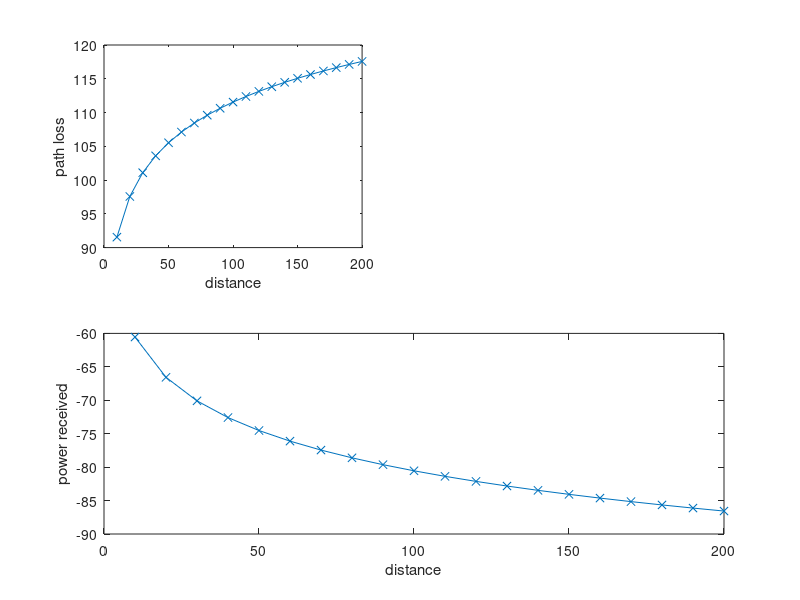

The MATLAB script that drew this image:
clc;
close all;
clear all;

hte = 100;
hre = 10;
gr = 1;
f = 900000000;
eirp = 1;

y = 300000000 / f;
amu = 43;
garea = 9;
edbm = 10 * log10(eirp * 1000);
ghte = 20 * log10(hte / 200);

% Define a default value for ghre
ghre = 0;

if hre <= 3
    ghre = 10 * log10(hre / 3);
elseif hre > 3 && hre < 10
    ghre = 20 * log10(hre / 3);
end

d = 10:10:200;
lf = zeros(1, 20);
l50 = zeros(1, 20);
prd = zeros(1, 20);

for i = 1:20
    lf(i) = -20 * log10(y / (4 * pi * d(i)));
    l50(i) = lf(i) + amu - ghte - ghre - garea;
    prd(i) = edbm - l50(i) + gr;
end

disp('L50');
disp(l50);
disp('Power received');
disp(prd);

subplot(2, 2, 1);
plot(d, l50,'-x');
xlabel('distance');
ylabel('path loss');

subplot(2, 1, 2);
plot(d, prd,'-x');
xlabel('distance');
ylabel('power received');
